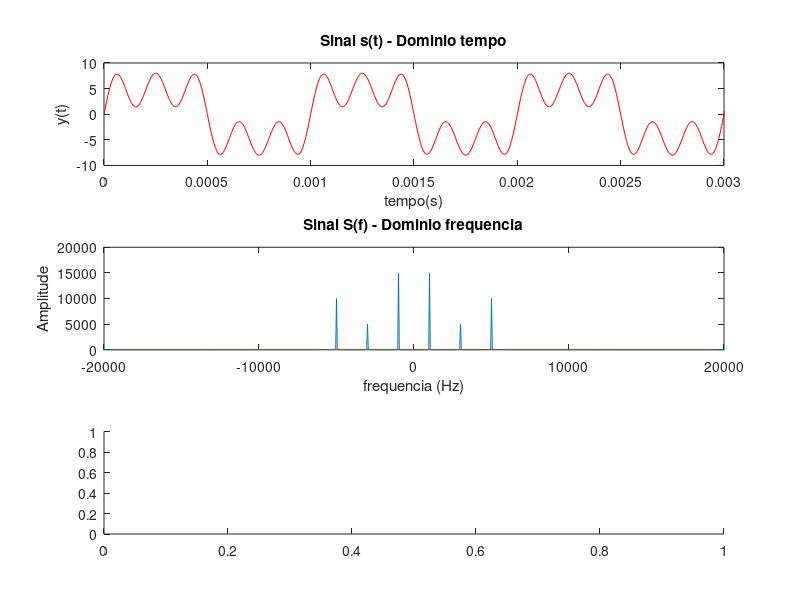

This chart was generated by the following MATLAB code:
%Exercício 01:

A = 2;
f = 5000;
n = 50;                     		%fator de super amostra deve de ser duas vezes a frequencia
n_periodo = 100;            	%numeros de per?odos a ser apresentados na tela
fs = n*f;                   		%frequencia de amostragem
t_final = n_periodo*(1/f);  	%numero de periodos * periodo
ts = 1/fs;                  		
t = [0:ts:t_final];         		%vetor de tempo

y = 3*A*sin(2*pi*f/5*t) + A*sin(2*pi*3000*t) + 2*A*sin(2*pi*f*t);
p_y = sum(y.^2)/length(y)
p_y2 = sum(y.^2)
std(y)^2
sqrt(p_y2)

subplot(3,1,1);
plot(t,y, 'r');
ylabel('y(t)');
xlabel('tempo(s)');
xlim([0 0.003]);
title('Sinal s(t) - Dominio tempo');

Y = fftshift(fft(y));
passo_f = 1/t_final;
f = [-fs/2 : passo_f : fs/2];
subplot(3,1,2);
plot(f, abs(Y));
ylabel('Amplitude');
xlabel('frequencia (Hz)');
xlim([-20000 20000])
title('Sinal S(f) - Dominio frequencia');

n = norm(y)
n2 = n^2

subplot(3,1,3);
%pwelch(y,[],[],[],fs,'onesided');
%pwelch(y,[],[],[],fs,'shift','semilogy');